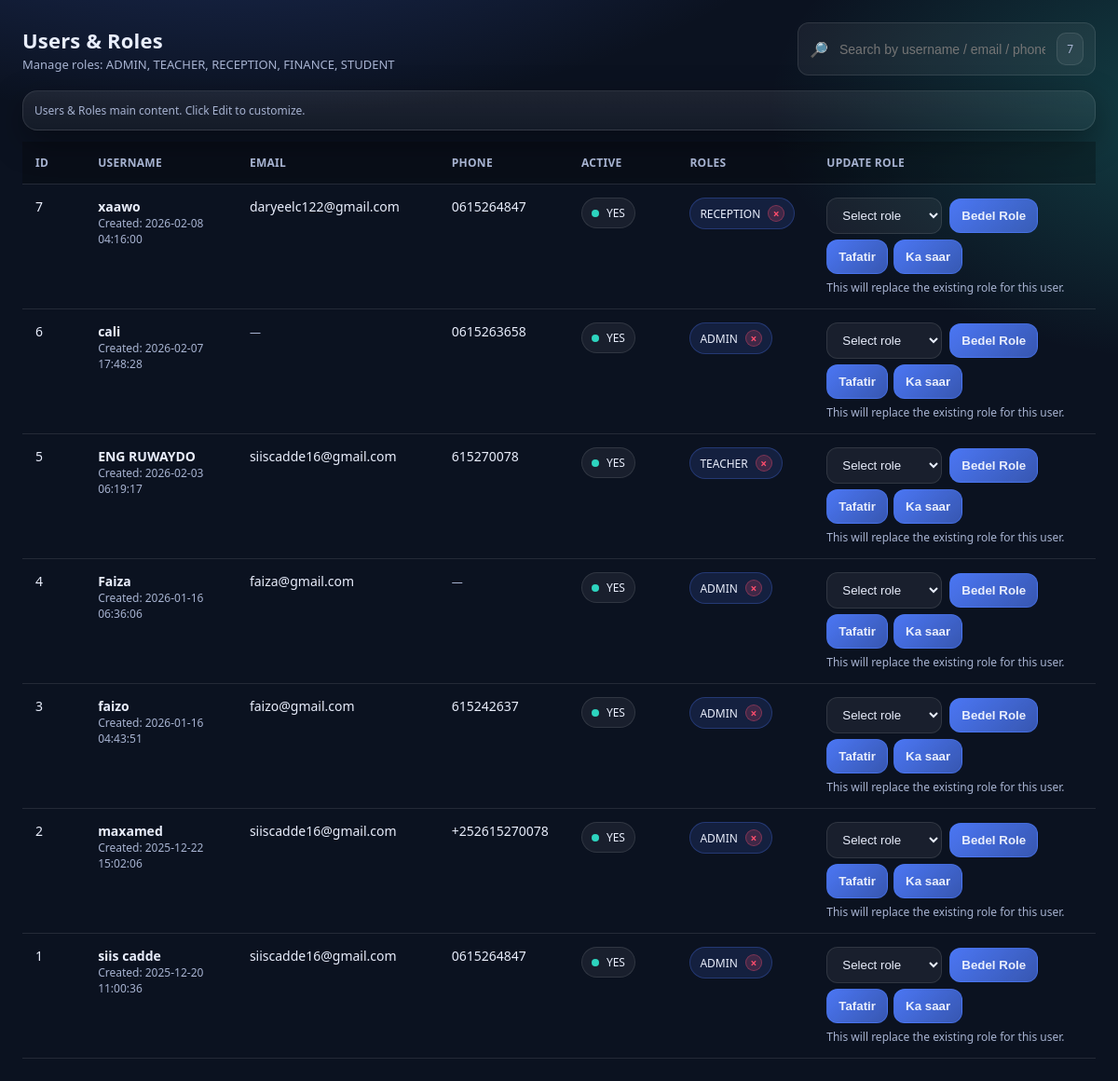
The page /school/users_roles.php (signed in) on the database its author committed.
### tables this page shows
CREATE TABLE `content_blocks` (
  `block_key` varchar(120) NOT NULL,
  `content` text DEFAULT NULL,
  `updated_at` timestamp NOT NULL DEFAULT current_timestamp() ON UPDATE current_timestamp()
);

CREATE TABLE `users` (
  `user_id` bigint(20) NOT NULL,
  `username` varchar(80) NOT NULL,
  `password_hash` varchar(255) NOT NULL,
  `phone` varchar(30) DEFAULT NULL,
  `email` varchar(120) DEFAULT NULL,
  `is_active` tinyint(1) NOT NULL DEFAULT 1,
  `created_at` timestamp NOT NULL DEFAULT current_timestamp()
);

CREATE TABLE `user_roles` (
  `user_id` bigint(20) NOT NULL,
  `role_id` int(11) NOT NULL
);

CREATE TABLE `roles` (
  `role_id` int(11) NOT NULL,
  `role_name` varchar(30) NOT NULL
);

### school/content_blocks.php (called while the page is built, shortened)
<?php
function cb_ensure_table(mysqli $conn): void {
  $sql = "CREATE TABLE IF NOT EXISTS content_blocks (
    block_key VARCHAR(120) NOT NULL PRIMARY KEY,
    content TEXT,
    updated_at TIMESTAMP NOT NULL DEFAULT CURRENT_TIMESTAMP ON UPDATE CURRENT_TIMESTAMP
  ) ENGINE=InnoDB CHARACTER SET utf8mb4 COLLATE utf8mb4_unicode_ci";
}
function cb_get(mysqli $conn, string $key): string {
  $stmt = $conn->prepare("SELECT content FROM content_blocks WHERE block_key = ? LIMIT 1");
  $stmt->bind_param('s', $key);
  $stmt->execute();
  $res = $stmt->get_result();
  $out = '';
  if ($row = $res->fetch_assoc()) $out = (string)$row['content'];
  return $out;
}
return;

### school/users_roles.php (the view, shortened to what this page needs)
<?php
require_once __DIR__ . "/conncation.php";
if (!function_exists("h")) {
  function h($v): string { return htmlspecialchars((string)$v, ENT_QUOTES, "UTF-8"); }
}
$users = [];
$res = $conn->query("SELECT user_id, username, phone, email, is_active, created_at FROM users ORDER BY user_id DESC");
while ($row = $res->fetch_assoc()) $users[] = $row;
$userRoles = [];
$res = $conn->query("
  SELECT ur.user_id, r.role_id, r.role_name
  FROM user_roles ur
  JOIN roles r ON r.role_id = ur.role_id
  ORDER BY r.role_name ASC
");
while ($row = $res->fetch_assoc()) {
  $uid = (int)$row["user_id"];
  if (!isset($userRoles[$uid])) $userRoles[$uid] = [];
  $userRoles[$uid][] = $row;
}
?>
<!doctype html>
<html lang="en">
<head>
</head>
<body>
<div class="wrap">
  <div class="topbar">
    <div class="title">
      <h1>Users & Roles</h1>
      <p>Manage roles: ADMIN, TEACHER, RECEPTION, FINANCE, STUDENT</p>
    </div>
    <div class="search" title="Live search">
      <span class="muted">🔎</span>
      <input id="searchBox" type="text" placeholder="Search by username / email / phone..." />
      <span id="counter" class="pill">0</span>
    </div>
  </div>
  <?php
    require_once __DIR__ . '/content_blocks.php';
    $users_roles_main = cb_get($conn, 'users_roles_main');
  ?>
  <div class="card" style="margin-bottom:12px; padding:12px;">
    <div style="display:flex; justify-content:space-between; align-items:flex-start; gap:12px;">
      <div style="flex:1;"> <div id="block_users_roles_main"><?= $users_roles_main !== '' ? $users_roles_main : '<div class="small">Users & Roles main content. Click Edit to customize.</div>' ?></div></div>
    </div>
  </div>
    <div class="table-wrap">
      <table id="usersTable">
        <thead>
          <tr>
            <th style="width:70px;">ID</th>
            <th style="width:170px;">Username</th>
            <th style="width:220px;">Email</th>
            <th style="width:140px;">Phone</th>
            <th style="width:120px;">Active</th>
            <th>Roles</th>
            <th style="width:320px;">Update Role</th>
          </tr>
        </thead>
        <tbody>
        <?php foreach ($users as $u): ?>
          <?php $uid = (int)$u["user_id"]; ?>
          <tr class="row"
              data-search="<?= h(strtolower(($u["username"] ?? "")." ".($u["email"] ?? "")." ".($u["phone"] ?? "")." ".$uid)) ?>">
            <td><?= $uid ?></td>
            <td>
              <div style="font-weight:800;"><?= h($u["username"] ?? "") ?></div>
              <div class="small">Created: <?= h((string)$u["created_at"]) ?></div>
            </td>
            <td><?= h($u["email"] ?? "") ?: "<span class='small'>—</span>" ?></td>
            <td><?= h($u["phone"] ?? "") ?: "<span class='small'>—</span>" ?></td>
            <td>
              <?php $active = ((int)$u["is_active"] === 1); ?>
              <span class="status">
                <span class="dot <?= $active ? "on" : "off" ?>"></span>
                <?= $active ? "YES" : "NO" ?>
              </span>
            </td>
            <td>
              <?php if (!empty($userRoles[$uid])): ?>
                <?php foreach ($userRoles[$uid] as $rr): ?>
                  <span class="badge">
                    <?= h($rr["role_name"]) ?>
                    <a class="x"
                       href="users_roles.php?remove=1&user_id=<?= $uid ?>&role_id=<?= (int)$rr["role_id"] ?>"
                       data-remove="1"
                       data-username="<?= h($u["username"] ?? "") ?>"
                       data-role="<?= h($rr["role_name"]) ?>"
                       title="Remove role">×</a>
                  </span>
                <?php endforeach; ?>
              <?php else: ?>
                <span class="small">No roles</span>
              <?php endif; ?>
            </td>
            <td>
                <?php $hasRole = !empty($userRoles[$uid]); ?>
                <?php
                  $currentRoleId = 0;
                  $currentRoleName = '';
                  if ($hasRole) {
                    $currentRoleId = (int)$userRoles[$uid][0]['role_id'];
                    $currentRoleName = (string)$userRoles[$uid][0]['role_name'];
                  }
                ?>
                <form method="post" class="actions" data-has-role="<?= $hasRole ? '1' : '0' ?>" data-username="<?= h($u['username'] ?? '') ?>" data-current-role="<?= $currentRoleId ?>">
                  <select name="role_id" required>
                    <option value="">Select role</option>
                  </select>
                  <button type="submit"><?= $hasRole ? "Bedel Role" : "Ku dar Role" ?></button>
                </form>
                <div class="actions" style="margin-top:6px; gap:6px;">
                  <button type="button" class="editRoleBtn" data-user="<?= $uid ?>" data-current-role="<?= $currentRoleId ?>">Tafatir</button>
                  <?php if ($hasRole): ?>
                    <button type="button" class="deleteRoleBtn" data-del-url="users_roles.php?remove=1&user_id=<?= $uid ?>&role_id=<?= $currentRoleId ?>" data-user="<?= $uid ?>" data-role="<?= h($currentRoleName) ?>">Ka saar</button>
                  <?php endif; ?>
                </div>
                <div class="small" style="margin-top:6px;">
                  <?= $hasRole ? "This will replace the existing role for this user." : "Tip: assign one role per user." ?>
                </div>
            </td>
          </tr>
        <?php endforeach; ?>
        </tbody>
      </table>
    </div>
  </div>
</body>
</html>

### school/users_roles.php (style rules this page uses)
:root { --bg:#0b1220; --card:#0f1b33; --card2:#0c162b; --text:#e9eefc; --muted:#a7b3d1; --line:rgba(255,255,255,.10); --primary:#4f7cff; --danger:#ff4d6d; --success:#2dd4bf; --shadow: 0 12px 35px rgba(0,0,0,.35); }
* { box-sizing:border-box }
body { margin:0; font-family: ui-sans-serif, system-ui, -apple-system, Segoe UI, Roboto, Arial; background: radial-gradient(1200px 600px at 20% -20%, rgba(79,124,255,.35), transparent 60%), radial-gradient(900px 500px at 110% 10%, rgba(45,212,191,.25), transparent 55%), var(--bg); color:var(--text); padding:24px; }
.wrap { max-width:1200px; margin:0 auto; }
.topbar { display:flex; flex-wrap:wrap; gap:12px; align-items:center; justify-content:space-between; margin-bottom:16px; }
.title { display:flex; flex-direction:column; gap:2px; }
.title h1 { margin:0; font-size:22px; letter-spacing:.2px; }
.title p { margin:0; color:var(--muted); font-size:13px; }
.search { display:flex; gap:10px; align-items:center; background: rgba(255,255,255,.06); border:1px solid var(--line); padding:10px 12px; border-radius:12px; min-width:320px; }
.search input { width:100%; background:transparent; border:0; outline:none; color:var(--text); font-size:14px; }
.pill { padding:8px 10px; border-radius:10px; border:1px solid var(--line); background: rgba(255,255,255,.06); color:var(--muted); font-size:12px; white-space:nowrap; }
.card { background: linear-gradient(180deg, rgba(255,255,255,.08), rgba(255,255,255,.04)); border:1px solid var(--line); border-radius:16px; box-shadow: var(--shadow); overflow:hidden; }
table { width:100%; border-collapse:collapse; min-width:1050px; }
thead th { text-align:left; font-size:12px; letter-spacing:.3px; text-transform:uppercase; color:var(--muted); background: rgba(0,0,0,.25); border-bottom:1px solid var(--line); padding:14px 14px; position:sticky; top:0; z-index:2; }
tbody td { padding:14px; border-bottom:1px solid var(--line); vertical-align:top; font-size:14px; }
.small { font-size:12px; color:var(--muted); }
.badge { display:inline-flex; align-items:center; gap:8px; padding:7px 10px; border-radius:999px; background: rgba(79,124,255,.14); border:1px solid rgba(79,124,255,.28); color:var(--text); font-size:12px; margin:0 6px 6px 0; }
.badge .x { display:inline-block; width:18px; height:18px; line-height:18px; text-align:center; border-radius:999px; background: rgba(255,77,109,.18); border:1px solid rgba(255,77,109,.35); color: var(--danger); font-weight:700; cursor:pointer; text-decoration:none; }
.actions { display:flex; gap:8px; align-items:center; flex-wrap:wrap; }
select, button { padding:10px 12px; border-radius:12px; border:1px solid var(--line); background: rgba(255,255,255,.06); color:var(--text); outline:none; }
select option { background:#0b1220; color:var(--text); }
button { background: linear-gradient(135deg, rgba(79,124,255,.95), rgba(79,124,255,.65)); border-color: rgba(79,124,255,.45); cursor:pointer; font-weight:700; }
.status { display:inline-flex; align-items:center; gap:8px; padding:7px 10px; border-radius:999px; font-size:12px; border:1px solid var(--line); background: rgba(255,255,255,.06); }
.dot { width:8px; height:8px; border-radius:999px; background: var(--muted); }
.dot.on { background: var(--success); }
.table-wrap { overflow:auto; }
.muted { color:var(--muted) }

### rows shown on the page
content_blocks: content "Users & Roles main content. Click Edit to customize."
users: user_id "7", username "xaawo", created_at "2026-02-08 04:16:00", email "daryeelc122@gmail.com", phone "0615264847", is_active 1 (drawn), shows "Bedel Role", shows "This will replace the existing role for this user."
user_roles: role.role_name "RECEPTION"
users: user_id "6", username "cali", created_at "2026-02-07 17:48:28", email "—", phone "0615263658", is_active 1 (drawn), shows "Bedel Role", shows "This will replace the existing role for this user."
user_roles: role.role_name "ADMIN"
users: user_id "5", username "ENG RUWAYDO", created_at "2026-02-03 06:19:17", email "siiscadde16@gmail.com", phone "615270078", is_active 1 (drawn), shows "Bedel Role", shows "This will replace the existing role for this user."
user_roles: role.role_name "TEACHER"
users: user_id "4", username "Faiza", created_at "2026-01-16 06:36:06", email "faiza@gmail.com", phone "—", is_active 1 (drawn), shows "Bedel Role", shows "This will replace the existing role for this user."
user_roles: role.role_name "ADMIN"
users: user_id "3", username "faizo", created_at "2026-01-16 04:43:51", email "faizo@gmail.com", phone "615242637", is_active 1 (drawn), shows "Bedel Role", shows "This will replace the existing role for this user."
user_roles: role.role_name "ADMIN"
users: user_id "2", username "maxamed", created_at "2025-12-22 15:02:06", email "siiscadde16@gmail.com", phone "+252615270078", is_active 1 (drawn), shows "Bedel Role", shows "This will replace the existing role for this user."
user_roles: role.role_name "ADMIN"
users: user_id "1", username "siis cadde", created_at "2025-12-20 11:00:36", email "siiscadde16@gmail.com", phone "0615264847", is_active 1 (drawn), shows "Bedel Role", shows "This will replace the existing role for this user."
user_roles: role.role_name "ADMIN"
